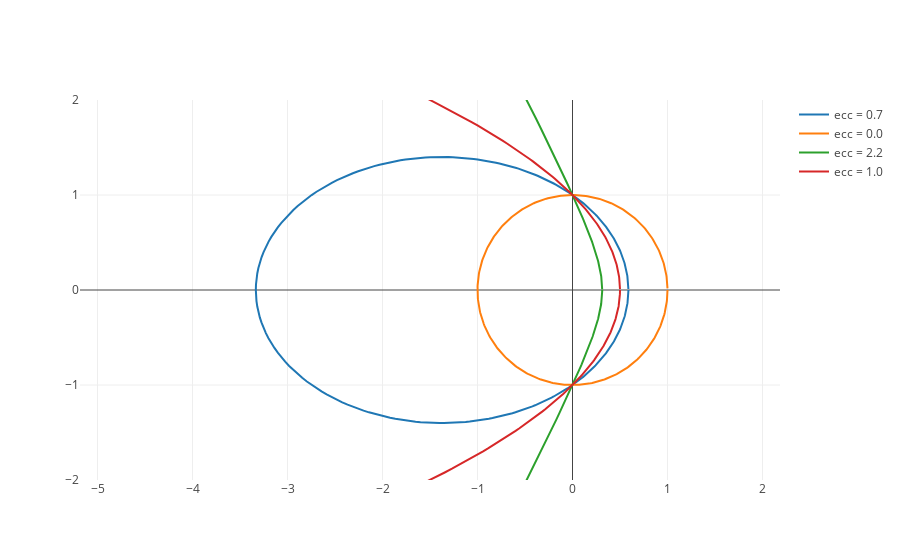

Write notebook code for a chart like this one.
### Markdown cell above
# e.) Composite

### Code cell
compositeData

layout = go.Layout(
    xaxis=dict(
        range=[-4, 1],
        dtick=1,
    ),
    yaxis=dict(
        range=[-2, 2],
        scaleanchor = "x",
        scaleratio = 1,
        dtick=1
    )
)
fig = go.Figure(data=compositeData, layout=layout)
iplot(fig)

### Figure 1 — Plotly figure (JSON) as saved in the notebook; plotly's stock layout.template omitted (floating-point values rounded to 4 significant figures; data arrays with more than 128 entries replaced by an {"elided": "..."} marker saying what was removed)
{"data": [{"name": "ecc = 0.7", "type": "scatter", "uid": "0c13861a-ae2f-11e8-9725-8c8590c58dc6", "x": {"elided": "360 float values"}, "y": {"elided": "360 float values"}}, {"name": "ecc = 0.0", "type": "scatter", "uid": "0c1388ea-ae2f-11e8-9725-8c8590c58dc6", "x": {"elided": "360 float values"}, "y": {"elided": "360 float values"}}, {"name": "ecc = 2.2", "type": "scatter", "uid": "0c138a5c-ae2f-11e8-9725-8c8590c58dc6", "x": {"elided": "360 float values"}, "y": {"elided": "360 float values"}}, {"name": "ecc = 1.0", "type": "scatter", "uid": "0c138b9c-ae2f-11e8-9725-8c8590c58dc6", "x": {"elided": "360 float values"}, "y": {"elided": "360 float values"}}], "layout": {"xaxis": {"dtick": 1, "range": [-4, 1]}, "yaxis": {"dtick": 1, "range": [-2, 2], "scaleanchor": "x", "scaleratio": 1}}}
